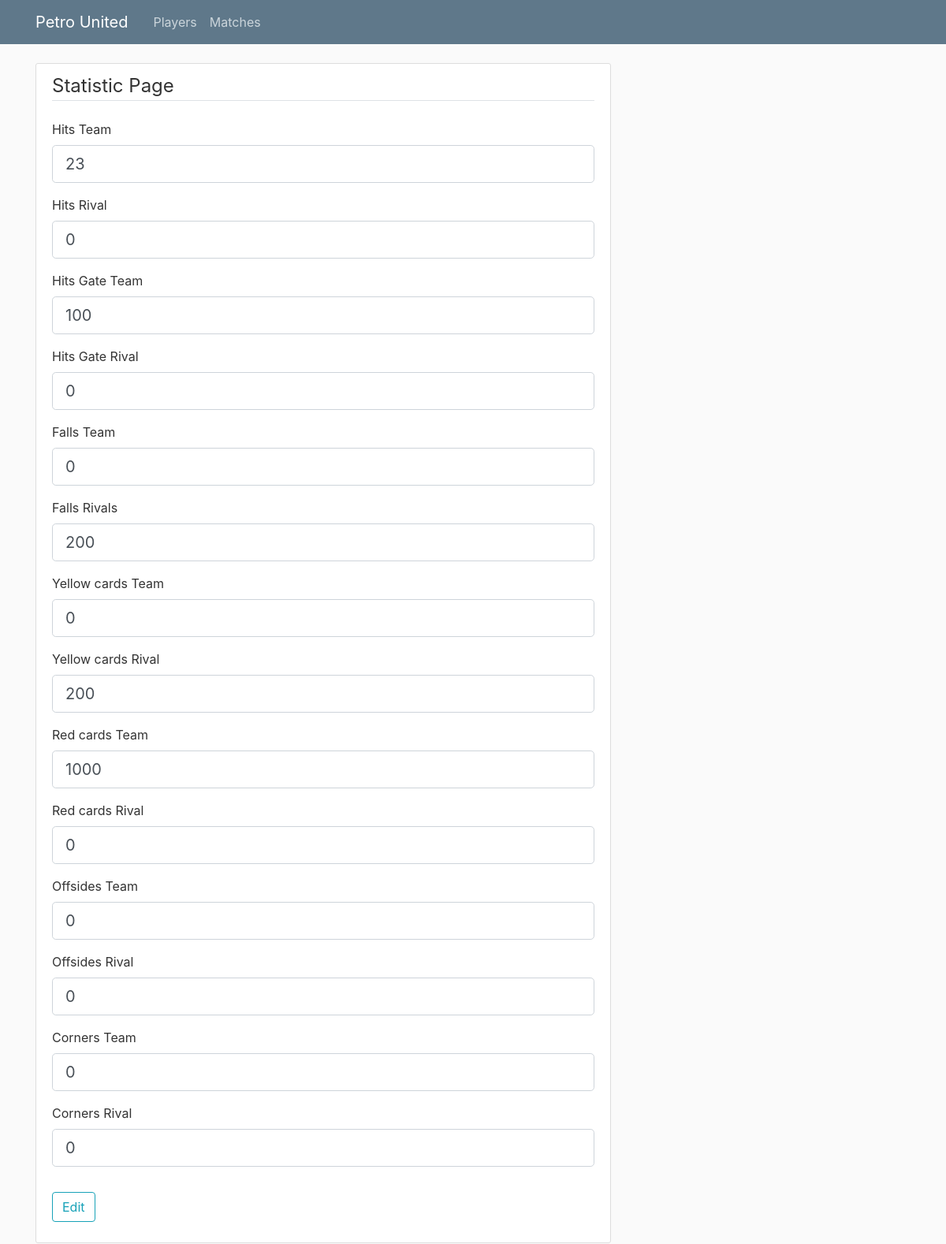
Page /statistic/update/1 on the committed database.
### main/models.py (models this page shows)
class Statistic(Base):
    __tablename__ = "statistic"
    statistic_id = Column(Integer, primary_key=True, unique=True, nullable=False)
    hits_team = Column(Integer, nullable=False, default=0)
    hits_rival = Column(Integer, nullable=False, default=0)
    hits_gate_team = Column(Integer, nullable=False, default=0)
    hits_gate_rival = Column(Integer, nullable=False, default=0)
    falls_team = Column(Integer, nullable=False, default=0)
    falls_rivals = Column(Integer, nullable=False, default=0)
    yellow_cards_team = Column(Integer, nullable=False, default=0)
    yellow_cards_rival = Column(Integer, nullable=False, default=0)
    red_cards_team = Column(Integer, nullable=False, default=0)
    red_cards_rival = Column(Integer, nullable=False, default=0)
    offsides_team = Column(Integer, nullable=False, default=0)
    offsides_rivals = Column(Integer, nullable=False, default=0)
    corners_team = Column(Integer, nullable=False, default=0)
    corners_rivals = Column(Integer, nullable=False, default=0)
    match_id = Column(Integer, ForeignKey('match.match_id'), nullable=False)
    match = relationship("Match", back_populates="statistics")

### main/routes.py (the view, shortened to what this page needs)
@app.route("/statistic/update/<int:statistic_id>", methods = ["POST", "GET"])
def update_statistic(statistic_id):
    session = Session()
    statistic = session.query(Statistic).filter_by(statistic_id=statistic_id).first()
    if not statistic:
        abort(404)
    form = StatisticForm()
    form.hits_team.data = statistic.hits_team
    form.hits_rival.data = statistic.hits_rival
    form.hits_gate_team.data = statistic.hits_gate_team
    form.hits_gate_rival.data = statistic.hits_gate_rival
    form.falls_team.data = statistic.falls_team
    form.falls_rivals.data = statistic.falls_rivals
    form.yellow_cards_team.data = statistic.yellow_cards_team
    form.yellow_cards_rival.data = statistic.yellow_cards_rival
    form.red_cards_team.data = statistic.red_cards_team
    form.red_cards_rival.data = statistic.red_cards_rival
    form.offsides_team.data = statistic.offsides_team
    form.offsides_rivals.data = statistic.offsides_rivals
    form.corners_team.data = statistic.corners_team
    form.corners_rivals.data = statistic.corners_rivals
    return render_template("statistic_page.html", form = form,
            legend = "Statistic Page", title = "Statistic Update")

### main/forms.py
class StatisticForm(FlaskForm):
    hits_team = IntegerField('Hits Team', validators=[InputRequired()])
    hits_rival = IntegerField('Hits Rival', validators=[InputRequired()])
    hits_gate_team = IntegerField('Hits Gate Team', validators=[InputRequired()])
    hits_gate_rival = IntegerField('Hits Gate Rival', validators=[InputRequired()])
    falls_team = IntegerField('Falls Team', validators=[InputRequired()])
    falls_rivals = IntegerField('Falls Rivals', validators=[InputRequired()])
    yellow_cards_team = IntegerField('Yellow cards Team', validators=[InputRequired()])
    yellow_cards_rival = IntegerField('Yellow cards Rival', validators=[InputRequired()])
    red_cards_team = IntegerField('Red cards Team', validators=[InputRequired()])
    red_cards_rival = IntegerField('Red cards Rival', validators=[InputRequired()])
    offsides_team = IntegerField('Offsides Team', validators=[InputRequired()])
    offsides_rivals = IntegerField('Offsides Rival', validators=[InputRequired()])
    corners_team = IntegerField('Corners Team', validators=[InputRequired()])
    corners_rivals = IntegerField('Corners Rival', validators=[InputRequired()])
    submit = SubmitField("Edit")

### main/templates/statistic_page.html (shortened to what this page needs)
{% extends "layout.html" %}
{% block content %}
<div class="content-section">
    <form method="POST" enctype="multipart/form-data">
        <fieldset class="form-group">
            <legend class="border-bottom mb-4">{{ legend }}</legend>
            <div class="form-group">
                {{ form.hits_team.label(class="form-control-label") }}
                {% if form.hits_team.errors %}
                    {{ form.hits_team(class="form-control form-control-lg is-invalid") }}
                    <div class="invalid-feedback">
                        {% for error in form.hits_team.errors %}
                            <span>{{ error }}</span>
                        {% endfor %}
                    </div>
                {% else %}
                    {{ form.hits_team(class="form-control form-control-lg") }}
                {% endif %}
            </div>
            <div class="form-group">
                {{ form.hits_rival.label(class="form-control-label") }}
                {% if form.hits_rival.errors %}
                    {{ form.hits_rival(class="form-control form-control-lg is-invalid") }}
                    <div class="invalid-feedback">
                        {% for error in form.hits_rival.errors %}
                            <span>{{ error }}</span>
                        {% endfor %}
                    </div>
                {% else %}
                    {{ form.hits_rival(class="form-control form-control-lg") }}
                {% endif %}
            </div>
            <div class="form-group">
                {{ form.hits_gate_team.label(class="form-control-label") }}
                {% if form.hits_gate_team.errors %}
                    {{ form.hits_gate_team(class="form-control form-control-lg is-invalid") }}
                    <div class="invalid-feedback">
                        {% for error in form.hits_gate_team.errors %}
                            <span>{{ error }}</span>
                        {% endfor %}
                    </div>
                {% else %}
                    {{ form.hits_gate_team(class="form-control form-control-lg") }}
                {% endif %}
            </div>
            <div class="form-group">
                {{ form.hits_gate_rival.label(class="form-control-label") }}
                {% if form.hits_gate_rival.errors %}
                    {{ form.hits_gate_rival(class="form-control form-control-lg is-invalid") }}
                    <div class="invalid-feedback">
                        {% for error in form.hits_gate_rival.errors %}
                            <span>{{ error }}</span>
                        {% endfor %}
                    </div>
                {% else %}
                    {{ form.hits_gate_rival(class="form-control form-control-lg") }}
                {% endif %}
            </div>
            <div class="form-group">
                {{ form.falls_team.label(class="form-control-label") }}
                {% if form.falls_team.errors %}
                    {{ form.falls_team(class="form-control form-control-lg is-invalid") }}
                    <div class="invalid-feedback">
                        {% for error in form.falls_team.errors %}
                            <span>{{ error }}</span>
                        {% endfor %}
                    </div>
                {% else %}
                    {{ form.falls_team(class="form-control form-control-lg") }}
                {% endif %}
            </div>
            <div class="form-group">
                {{ form.falls_rivals.label(class="form-control-label") }}
                {% if form.falls_rivals.errors %}
                    {{ form.falls_rivals(class="form-control form-control-lg is-invalid") }}
                    <div class="invalid-feedback">
                        {% for error in form.falls_rivals.errors %}
                            <span>{{ error }}</span>
                        {% endfor %}
                    </div>
                {% else %}
                    {{ form.falls_rivals(class="form-control form-control-lg") }}
                {% endif %}
            </div>
            <div class="form-group">
                {{ form.yellow_cards_team.label(class="form-control-label") }}
                {% if form.yellow_cards_team.errors %}
                    {{ form.yellow_cards_team(class="form-control form-control-lg is-invalid") }}
                    <div class="invalid-feedback">
                        {% for error in form.yellow_cards_team.errors %}
                            <span>{{ error }}</span>
                        {% endfor %}
                    </div>
                {% else %}
                    {{ form.yellow_cards_team(class="form-control form-control-lg") }}
                {% endif %}
            </div>
            <div class="form-group">
                {{ form.yellow_cards_rival.label(class="form-control-label") }}
                {% if form.yellow_cards_rival.errors %}
                    {{ form.yellow_cards_rival(class="form-control form-control-lg is-invalid") }}
                    <div class="invalid-feedback">
                        {% for error in form.yellow_cards_rival.errors %}
                            <span>{{ error }}</span>
                        {% endfor %}
                    </div>
                {% else %}
                    {{ form.yellow_cards_rival(class="form-control form-control-lg") }}
                {% endif %}
            </div>
            <div class="form-group">
                {{ form.red_cards_team.label(class="form-control-label") }}
                {% if form.red_cards_team.errors %}
                    {{ form.red_cards_team(class="form-control form-control-lg is-invalid") }}
                    <div class="invalid-feedback">
                        {% for error in form.red_cards_team.errors %}
                            <span>{{ error }}</span>
                        {% endfor %}
                    </div>
                {% else %}
                    {{ form.red_cards_team(class="form-control form-control-lg") }}
                {% endif %}
            </div>
            <div class="form-group">
                {{ form.red_cards_rival.label(class="form-control-label") }}
                {% if form.red_cards_rival.errors %}
                    {{ form.red_cards_rival(class="form-control form-control-lg is-invalid") }}
                    <div class="invalid-feedback">
                        {% for error in form.red_cards_rival.errors %}
                            <span>{{ error }}</span>
                        {% endfor %}
                    </div>
                {% else %}
                    {{ form.red_cards_rival(class="form-control form-control-lg") }}
                {% endif %}
            </div>
            <div class="form-group">
                {{ form.offsides_team.label(class="form-control-label") }}
                {% if form.offsides_team.errors %}
                    {{ form.offsides_team(class="form-control form-control-lg is-invalid") }}
                    <div class="invalid-feedback">
                        {% for error in form.offsides_team.errors %}
                            <span>{{ error }}</span>
                        {% endfor %}
                    </div>
                {% else %}
                    {{ form.offsides_team(class="form-control form-control-lg") }}
                {% endif %}
            </div>
            <div class="form-group">
                {{ form.offsides_rivals.label(class="form-control-label") }}
                {% if form.offsides_rivals.errors %}
                    {{ form.offsides_rivals(class="form-control form-control-lg is-invalid") }}
                    <div class="invalid-feedback">
                        {% for error in form.offsides_rivals.errors %}
                            <span>{{ error }}</span>
                        {% endfor %}
                    </div>
                {% else %}
                    {{ form.offsides_rivals(class="form-control form-control-lg") }}
                {% endif %}
            </div>
            <div class="form-group">
                {{ form.corners_team.label(class="form-control-label") }}
                {% if form.corners_team.errors %}
                    {{ form.corners_team(class="form-control form-control-lg is-invalid") }}
                    <div class="invalid-feedback">
                        {% for error in form.corners_team.errors %}
                            <span>{{ error }}</span>
                        {% endfor %}
                    </div>
                {% else %}
                    {{ form.corners_team(class="form-control form-control-lg") }}
                {% endif %}
            </div>
            <div class="form-group">
                {{ form.corners_rivals.label(class="form-control-label") }}
                {% if form.corners_rivals.errors %}
                    {{ form.corners_rivals(class="form-control form-control-lg is-invalid") }}
                    <div class="invalid-feedback">
                        {% for error in form.corners_rivals.errors %}
                            <span>{{ error }}</span>
                        {% endfor %}
                    </div>
                {% else %}
                    {{ form.corners_rivals(class="form-control form-control-lg") }}
                {% endif %}
            </div>
        </fieldset>
        <div class="form-group">
            {{ form.submit(class="btn btn-outline-info") }}
        </div>
    </form>
</div>
{% endblock content %}

### main/static/main.css (style rules this page uses)
body { background: #fafafa; color: #333333; margin-top: 5rem; }
.content-section { background: #ffffff; padding: 10px 20px; border: 1px solid #dddddd; border-radius: 3px; margin-bottom: 20px; }

### rows in the picture
Statistic: hits_team "23", hits_rival "0", hits_gate_team "100", hits_gate_rival "0", falls_team "0", falls_rivals "200", yellow_cards_team "0", yellow_cards_rival "200", red_cards_team "1000", red_cards_rival "0", offsides_team "0", offsides_rivals "0", corners_team "0", corners_rivals "0"

### other values in the picture
{{ legend }} "Statistic Page"
